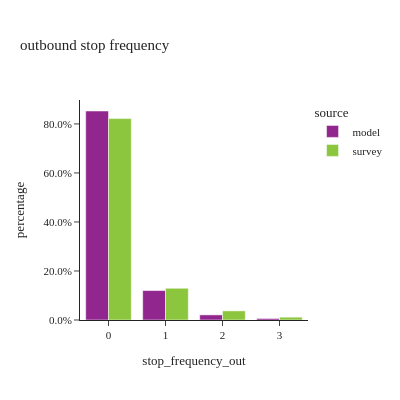
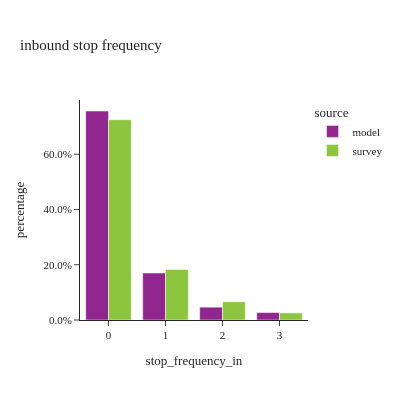

Notebook source saved alongside these figures, in order:
### Code cell
#| layout-ncol: 2

util.plot_share_barchart(tour_data, 'tour_weight', 'stop_frequency_out', title="outbound stop frequency", width=400)
util.plot_share_barchart(tour_data, 'tour_weight', 'stop_frequency_in', title="inbound stop frequency", width=400)

### Figure 1 — Plotly figure (JSON) as saved in the notebook; plotly's stock layout.template omitted (floating-point values rounded to 4 significant figures)
{"data": [{"alignmentgroup": "True", "customdata": [[4216653], [594227], [103193], [30681]], "hovertemplate": "source=model<br>stop_frequency_out=%{x}<br>percentage=%{y}<br>sample_size=%{customdata[0]}<extra></extra>", "legendgroup": "model", "marker": {"color": "#91268F", "pattern": {"shape": ""}}, "name": "model", "offsetgroup": "model", "orientation": "v", "showlegend": true, "textposition": "auto", "type": "bar", "x": ["0", "1", "2", "3"], "xaxis": "x", "y": [0.8528, 0.1202, 0.02087, 0.006205], "yaxis": "y"}, {"alignmentgroup": "True", "customdata": [[9150], [1352], [462], [156]], "hovertemplate": "source=survey<br>stop_frequency_out=%{x}<br>percentage=%{y}<br>sample_size=%{customdata[0]}<extra></extra>", "legendgroup": "survey", "marker": {"color": "#8CC63E", "pattern": {"shape": ""}}, "name": "survey", "offsetgroup": "survey", "orientation": "v", "showlegend": true, "textposition": "auto", "type": "bar", "x": ["0", "1", "2", "3"], "xaxis": "x", "y": [0.8218, 0.1295, 0.03721, 0.01154], "yaxis": "y"}], "layout": {"barmode": "group", "height": 400, "legend": {"title": {"text": "source"}, "tracegroupgap": 0}, "title": {"text": "outbound stop frequency"}, "width": 400, "xaxis": {"anchor": "y", "domain": [0.0, 1.0], "title": {"text": "stop_frequency_out"}}, "yaxis": {"anchor": "x", "domain": [0.0, 1.0], "tickformat": ".1%", "title": {"text": "percentage"}}}}

### Figure 2 — Plotly figure (JSON) as saved in the notebook; plotly's stock layout.template omitted (floating-point values rounded to 4 significant figures)
{"data": [{"alignmentgroup": "True", "customdata": [[3740495], [841101], [229746], [133412]], "hovertemplate": "source=model<br>stop_frequency_in=%{x}<br>percentage=%{y}<br>sample_size=%{customdata[0]}<extra></extra>", "legendgroup": "model", "marker": {"color": "#91268F", "pattern": {"shape": ""}}, "name": "model", "offsetgroup": "model", "orientation": "v", "showlegend": true, "textposition": "auto", "type": "bar", "x": ["0", "1", "2", "3"], "xaxis": "x", "y": [0.7565, 0.1701, 0.04646, 0.02698], "yaxis": "y"}, {"alignmentgroup": "True", "customdata": [[8391], [1864], [625], [240]], "hovertemplate": "source=survey<br>stop_frequency_in=%{x}<br>percentage=%{y}<br>sample_size=%{customdata[0]}<extra></extra>", "legendgroup": "survey", "marker": {"color": "#8CC63E", "pattern": {"shape": ""}}, "name": "survey", "offsetgroup": "survey", "orientation": "v", "showlegend": true, "textposition": "auto", "type": "bar", "x": ["0", "1", "2", "3"], "xaxis": "x", "y": [0.7252, 0.183, 0.06609, 0.02571], "yaxis": "y"}], "layout": {"barmode": "group", "height": 400, "legend": {"title": {"text": "source"}, "tracegroupgap": 0}, "title": {"text": "inbound stop frequency"}, "width": 400, "xaxis": {"anchor": "y", "domain": [0.0, 1.0], "title": {"text": "stop_frequency_in"}}, "yaxis": {"anchor": "x", "domain": [0.0, 1.0], "tickformat": ".1%", "title": {"text": "percentage"}}}}
